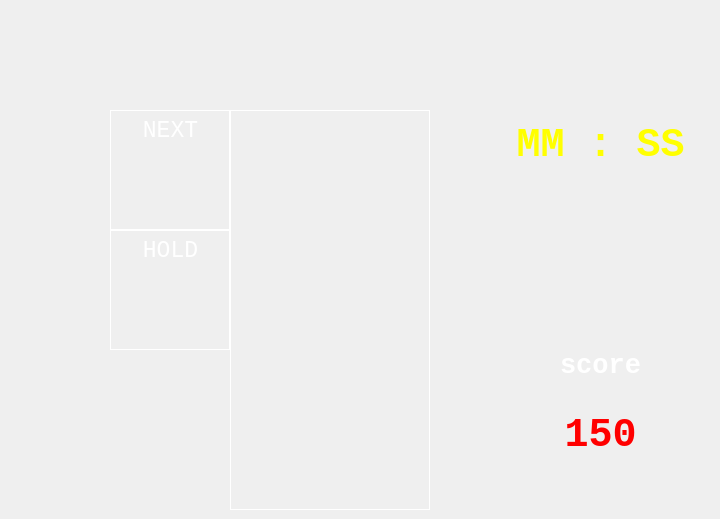
    <widget class="QWidget" name="page_single_game">
     <widget class="QLabel" name="img_board_in_single">
      <property name="geometry">
       <rect>
        <x>230</x>
        <y>110</y>
        <width>200</width>
        <height>400</height>
       </rect>
      </property>
      <property name="font">
       <font>
        <family>Consolas</family>
        <pointsize>20</pointsize>
       </font>
      </property>
      <property name="styleSheet">
       <string notr="true">QLabel {
	border: 1px solid #000;
	border-color: rgb(255, 255, 255);
}</string>
      </property>
      <property name="text">
       <string/>
      </property>
     </widget>
     <widget class="QLabel" name="img_next_in_single">
      <property name="geometry">
       <rect>
        <x>110</x>
        <y>110</y>
        <width>120</width>
        <height>120</height>
       </rect>
      </property>
      <property name="font">
       <font>
        <family>Consolas</family>
        <pointsize>20</pointsize>
       </font>
      </property>
      <property name="styleSheet">
       <string notr="true">QLabel {
	border: 1px solid #000;
   border-color: rgb(255, 255, 255);
}</string>
      </property>
      <property name="text">
       <string/>
      </property>
     </widget>
     <widget class="QLabel" name="img_held_in_single">
      <property name="geometry">
       <rect>
        <x>110</x>
        <y>230</y>
        <width>120</width>
        <height>120</height>
       </rect>
      </property>
      <property name="font">
       <font>
        <family>Consolas</family>
        <pointsize>20</pointsize>
       </font>
      </property>
      <property name="styleSheet">
       <string notr="true">QLabel {
	border: 1px solid #000;
border-color: rgb(255, 255, 255);
}</string>
      </property>
      <property name="text">
       <string/>
      </property>
     </widget>
     <widget class="QLabel" name="label_time_in_single">
      <property name="geometry">
       <rect>
        <x>490</x>
        <y>120</y>
        <width>221</width>
        <height>51</height>
       </rect>
      </property>
      <property name="font">
       <font>
        <family>Consolas</family>
        <pointsize>30</pointsize>
        <weight>75</weight>
        <bold>true</bold>
       </font>
      </property>
      <property name="styleSheet">
       <string notr="true">color: rgb(255, 255, 0);</string>
      </property>
      <property name="text">
       <string>MM : SS</string>
      </property>
      <property name="alignment">
       <set>Qt::AlignCenter</set>
      </property>
     </widget>
     <widget class="QLabel" name="label_score_in_single">
      <property name="geometry">
       <rect>
        <x>490</x>
        <y>340</y>
        <width>221</width>
        <height>51</height>
       </rect>
      </property>
      <property name="font">
       <font>
        <family>Consolas</family>
        <pointsize>20</pointsize>
        <weight>75</weight>
        <bold>true</bold>
       </font>
      </property>
      <property name="styleSheet">
       <string notr="true">color: rgb(255, 255, 255);</string>
      </property>
      <property name="text">
       <string>score</string>
      </property>
      <property name="alignment">
       <set>Qt::AlignCenter</set>
      </property>
     </widget>
     <widget class="QLabel" name="label_my_score_in_single">
      <property name="geometry">
       <rect>
        <x>490</x>
        <y>410</y>
        <width>221</width>
        <height>51</height>
       </rect>
      </property>
      <property name="font">
       <font>
        <family>Consolas</family>
        <pointsize>30</pointsize>
        <weight>75</weight>
        <bold>true</bold>
       </font>
      </property>
      <property name="styleSheet">
       <string notr="true">color: rgb(255, 0, 0);</string>
      </property>
      <property name="text">
       <string>150</string>
      </property>
      <property name="alignment">
       <set>Qt::AlignCenter</set>
      </property>
     </widget>
     <widget class="QLabel" name="label_next_in_single">
      <property name="geometry">
       <rect>
        <x>130</x>
        <y>120</y>
        <width>81</width>
        <height>21</height>
       </rect>
      </property>
      <property name="font">
       <font>
        <family>Consolas</family>
        <pointsize>17</pointsize>
        <weight>50</weight>
        <italic>false</italic>
        <bold>false</bold>
       </font>
      </property>
      <property name="styleSheet">
       <string notr="true">color: rgb(255, 255, 255);
font: 17pt &quot;Consolas&quot;;</string>
      </property>
      <property name="text">
       <string>NEXT</string>
      </property>
      <property name="alignment">
       <set>Qt::AlignCenter</set>
      </property>
     </widget>
     <widget class="QLabel" name="label_hold_in_single">
      <property name="geometry">
       <rect>
        <x>130</x>
        <y>240</y>
        <width>81</width>
        <height>21</height>
       </rect>
      </property>
      <property name="font">
       <font>
        <family>Consolas</family>
        <pointsize>17</pointsize>
        <weight>50</weight>
        <italic>false</italic>
        <bold>false</bold>
       </font>
      </property>
      <property name="styleSheet">
       <string notr="true">color: rgb(255, 255, 255);
font: 17pt &quot;Consolas&quot;;</string>
      </property>
      <property name="text">
       <string>HOLD</string>
      </property>
      <property name="alignment">
       <set>Qt::AlignCenter</set>
      </property>
     </widget>
    </widget>
